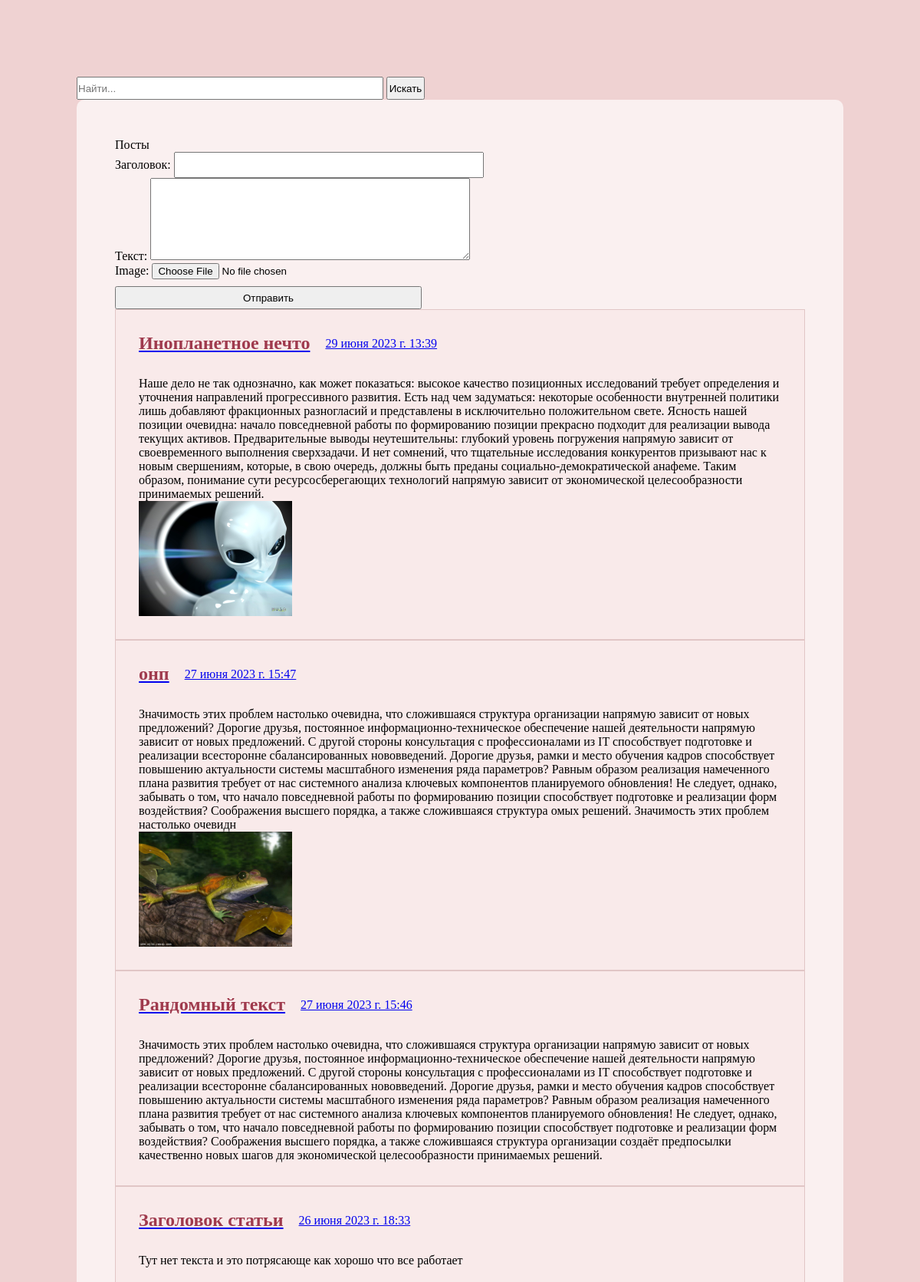
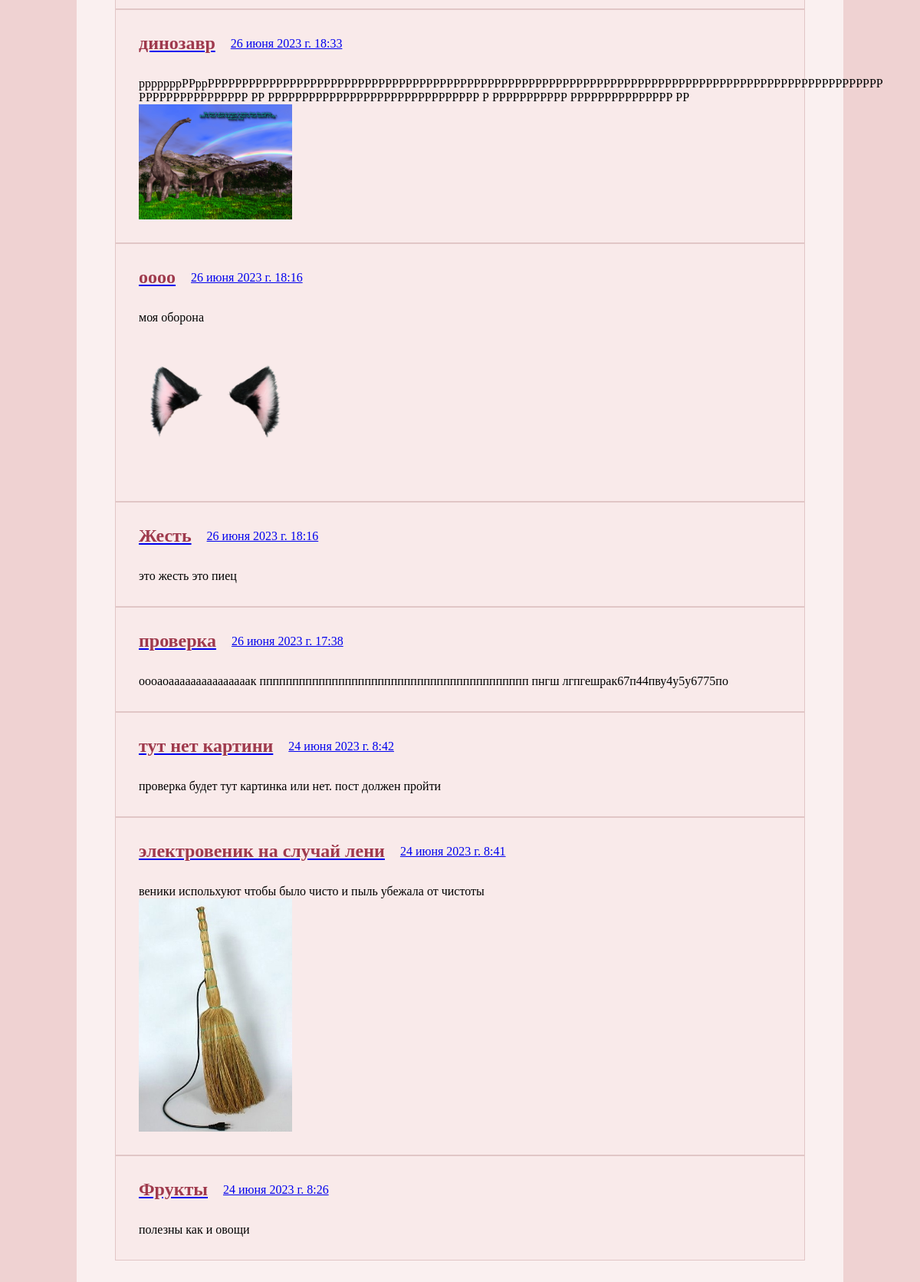
/posts/, run on the app's committed database (2 pictures, top to bottom).
### posts/models.py (models this page shows, shortened)
class Post(models.Model):
    title=models.CharField(max_length=50, verbose_name="Заголовок")
    text=models.TextField(blank=False, verbose_name="Текст")
    image=models.ImageField(upload_to="%Y/%m/%d/", verbose_name="Изображение", blank=True, null=True)
    create_date=models.DateTimeField(auto_now_add=True, verbose_name="Дата публикации")
    class Meta:
        verbose_name = "Пост"
        verbose_name_plural = "Посты"
        ordering = ["-create_date"]

### posts/views.py (the view)
# urls.py: path('posts/', post_list_view, name='posts'),
def post_list_view(request):
    q = request.GET.get('q', '')
    if q:
        posts= Post.objects.filter(Q(title__icontains=q) | Q(create_date__icontains=q))
    else:
        posts = Post.objects.all()
    if request.method == 'POST':
        form = PostForm(data=request.POST, files=request.FILES)
        if form.is_valid():
            form.save()
            return redirect('posts')
    else:
        form = PostForm()
    context = {'post_list' : posts, 'post_form': form}
    return render (request, 'posts/post_list.html', context)

### posts/forms.py
class PostForm(forms.ModelForm):
    class Meta:
        model = Post
        fields = '__all__' #нужно показывать все поля, кроме тех, которые заполняются автоматически - например ДАТА
    title = forms.CharField(max_length=50, label='Заголовок')
    text = forms.CharField(max_length=1000, label='Текст',
                          widget = forms.Textarea(attrs={'cols':50, 'rows':7}))
    image = forms.ImageField(required=False)

### posts/templates/posts/post_list.html (shortened to what this page needs)
{%extends 'root.html'%}
{%block content%}
<div class="layout">
    <form action="{%url 'posts'%}" method="get">
        <input type="search" type="text" name="q" placeholder="Найти...">
        <button style="width: 50px;" class="search_button" type="submit">Искать</button>
    </form>
    <div style="background: #ffffffad; padding: 50px; border-radius: 10px;">
<p>Посты</p>
<form method="post" enctype="multipart/form-data">
    {{post_form.as_p}}
    <button type="submit">Отправить</button>
</form>
    {%for post in post_list%}
        <div class="content">
        <a href="/post/{{post.pk}}">
            <div class="h_content"><h2>{{post.title}}</h2>{{post.create_date}}</div>
        </a>
        <p>{{post.text}}</p>
        {%if post.image%}
        <img style="width: 200px;" src = "{{ post.image.url }}">
        {%endif%}
        </div>
    {%endfor%}
    </div>
</div>
{%endblock%}

### static/css/style.css (style rules this page uses)
* { margin: 0; padding: 0; }
.layout { background-color: rgb(239 210 210); height: 100%; padding: 100px; }
.content { border: 1px solid #e1c6c6; display: flex; flex-direction: column; align-items: flex-start; padding: 30px; background-color: #f9e7e791; }
h2 { color: #9f3a4d; margin-right: 20px; }
.h_content { display: flex; align-items: center; width: 100%; justify-content: space-between; margin-bottom: 30px; }
input { height: 30px; width: 400px; }
button { height: 30px; width: 400px; }

### data on the page
Post: title "Инопланетное нечто", create_date "29 июня 2023 г. 13:39", text "Наше дело не так однозначно, как может показаться: высокое качество позиционных исследований требует определения и уточнения направлений прогрессивного развития. Есть над чем задуматься: некоторые особенности внутренней политики лишь добавляют фракционных разногласий и представлены в исключительно положительном свете. Ясность нашей позиции очевидна: начало повседневной работы по формированию позиции прекрасно подходит для реализации вывода текущих активов. Предварительные выводы неутешительны: глубокий уровень погружения напрямую зависит от своевременного выполнения сверхзадачи. И нет сомнений, что тщательные исследования конкурентов призывают нас к новым свершениям, которые, в свою…", image (picture)
Post: title "онп", create_date "27 июня 2023 г. 15:47", text "Значимость этих проблем настолько очевидна, что сложившаяся структура организации напрямую зависит от новых предложений? Дорогие друзья, постоянное информационно-техническое обеспечение нашей деятельности напрямую зависит от новых предложений. С другой стороны консультация с профессионалами из IT способствует подготовке и реализации всесторонне сбалансированных нововведений. Дорогие друзья, рамки и место обучения кадров способствует повышению актуальности системы масштабного изменения ряда параметров? Равным образом реализация намеченного плана развития требует от нас системного анализа ключевых компонентов планируемого обновления! Не следует, однако, забывать о том, что начало повседневной…", image (picture)
Post: title "Рандомный текст", create_date "27 июня 2023 г. 15:46", text "Значимость этих проблем настолько очевидна, что сложившаяся структура организации напрямую зависит от новых предложений? Дорогие друзья, постоянное информационно-техническое обеспечение нашей деятельности напрямую зависит от новых предложений. С другой стороны консультация с профессионалами из IT способствует подготовке и реализации всесторонне сбалансированных нововведений. Дорогие друзья, рамки и место обучения кадров способствует повышению актуальности системы масштабного изменения ряда параметров? Равным образом реализация намеченного плана развития требует от нас системного анализа ключевых компонентов планируемого обновления! Не следует, однако, забывать о том, что начало повседневной…"
Post: title "Заголовок статьи", create_date "26 июня 2023 г. 18:33", text "Тут нет текста и это потрясающе как хорошо что все работает"
Post: title "динозавр", create_date "26 июня 2023 г. 18:33", text "рррррррРРррРРРРРРРРРРРРРРРРРРРРРРРРРРРРРРРРРРРРРРРРРРРРРРРРРРРРРРРРРРРРРРРРРРРРРРРРРРРРРРРРРРРРРРРРРРРРРРРРРРР РРРРРРРРРРРРРРРР РР РРРРРРРРРРРРРРРРРРРРРРРРРРРРРРР Р РРРРРРРРРРР РРРРРРРРРРРРРРР РР", image (picture)
Post: title "оооо", create_date "26 июня 2023 г. 18:16", text "моя оборона", image (picture)
Post: title "Жесть", create_date "26 июня 2023 г. 18:16", text "это жесть это пиец"
Post: title "проверка", create_date "26 июня 2023 г. 17:38", text "оооаоааааааааааааааак ппппппппппппппппппппппппппппппппппппппппп пнгш лгпгешрак67п44пву4у5у6775по"
Post: title "тут нет картини", create_date "24 июня 2023 г. 8:42", text "проверка будет тут картинка или нет. пост должен пройти"
Post: title "электровеник на случай лени", create_date "24 июня 2023 г. 8:41", text "веники испольхуют чтобы было чисто и пыль убежала от чистоты", image (picture)
Post: title "Фрукты", create_date "24 июня 2023 г. 8:26", text "полезны как и овощи"
